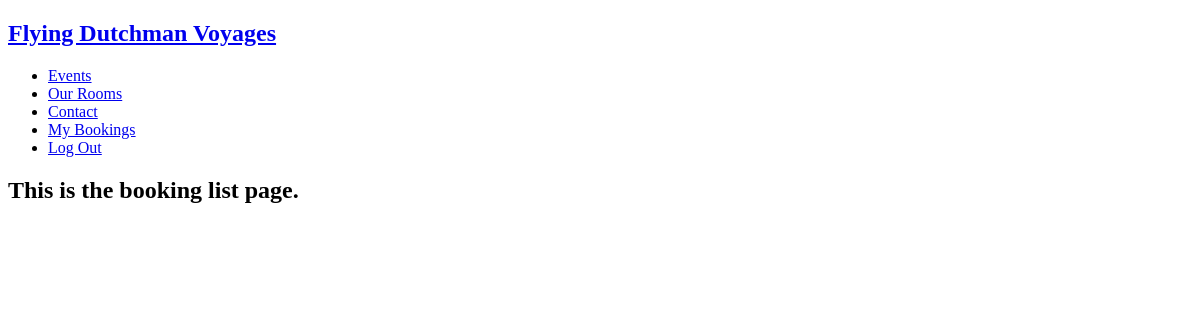
Before: /manage_bookings/ (signed in) with the older database file.
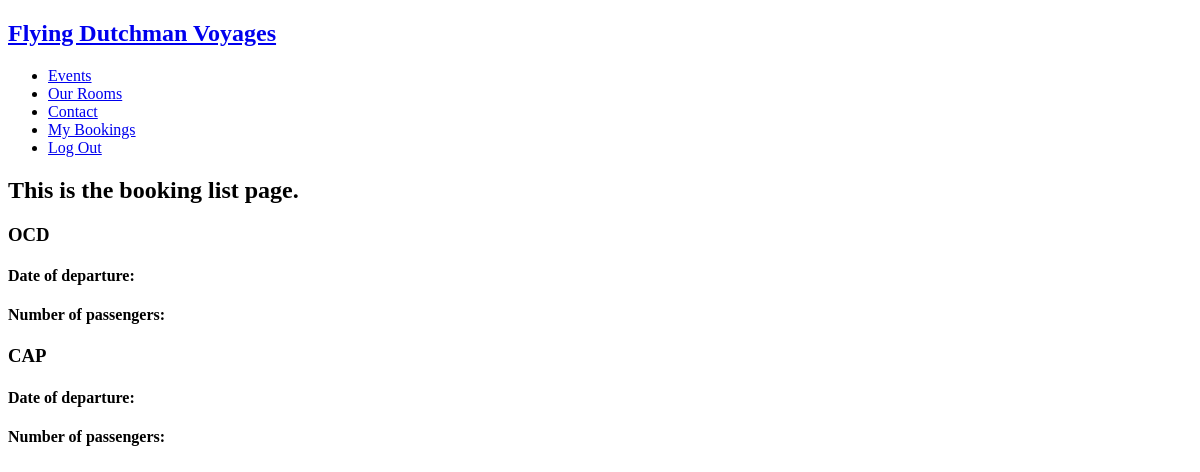
After: the same page with the newer database file.
### fd_bookings/models.py (models this page shows, shortened)
class Booking(models.Model):
    user = models.ForeignKey(User, on_delete=models.PROTECT)
    created_on = models.DateTimeField(auto_now_add=True)
    modified_on = models.DateTimeField(auto_now=True)
    booking_date = models.DateField()
    room = models.ForeignKey(Room, on_delete=models.PROTECT, null=True)
    num_passengers = models.PositiveSmallIntegerField()

class Room(models.Model):
    ROOM_CATEGORIES = (
        ('CAP', 'CAPTAINS QUARTERS'),
        ('OCD', 'DOUBLE CABIN'),
        ('OCS', 'SINGLE CABIN'),
        ('CRW', 'CREW BUNKS'),
    )
    category = models.CharField(max_length=3, choices=ROOM_CATEGORIES)
    number = models.IntegerField()
    beds = models.IntegerField()
    capacity = models.IntegerField()
    room_cost = models.DecimalField(decimal_places=2, max_digits=10, null=True)

### fd_bookings/views.py (the view)
# urls.py: path('manage_bookings/', views.ViewBookingList.as_view(), name='manage_bookings'),
class ViewBookingList(generic.ListView):
    model = Booking
    template_name = 'fd_bookings/manage_bookings.html'
    def get_queryset(self, *args, **kwargs):
        if self.request.user.is_staff:
            booking_list = Booking.objects.all()
            return booking_list
        else:
            booking_list = Booking.objects.filter(user=self.request.user)
            return booking_list

### fd_bookings/templates/fd_bookings/manage_bookings.html
{% extends 'base.html' %}
{% block content %}
<h2>
    This is the booking list page.
</h2>
<div>
    {% for booking in booking_list %}
    <h3>{{ booking.room.category }}</h3>
    <h4>Date of departure: {{ booking.room.booking_date }}</h4>
    <h4>Number of passengers: {{ booking.room.num_passengers }}</h4>
    {% endfor %}
</div>
{% endblock %}

### templates/base.html (shortened to what this page needs)
<!DOCTYPE html>
<html lang="en">
<head>
</head>
<body>
    <header>
        <nav>
            <a href="{% url 'home' %}"><h1>Flying Dutchman Voyages</h1></a>
            <ul>
                <li>
                    <a href="{% url 'events' %}">Events</a>
                </li>
                <li>
                    <a href="{% url 'fd_bookings:our_rooms' %}">Our Rooms</a>
                </li>
                <li>
                    <a href="{% url 'contact' %}">Contact</a>
                </li>
                {% if user.is_authenticated %}
                <li>
                    <a href="{% url 'fd_bookings:manage_bookings' %}">My Bookings</a>
                </li>
                <li>
                    <a href="{% url 'account_logout' %}">Log Out</a>
                </li>
                {% endif %}
            </ul>
        </nav>
    </header>
    {% block content %}{% endblock content %}
</body>
</html>

Changed rows visible on the page:
added Booking: room.category "OCD"
added Booking: room.category "CAP"
